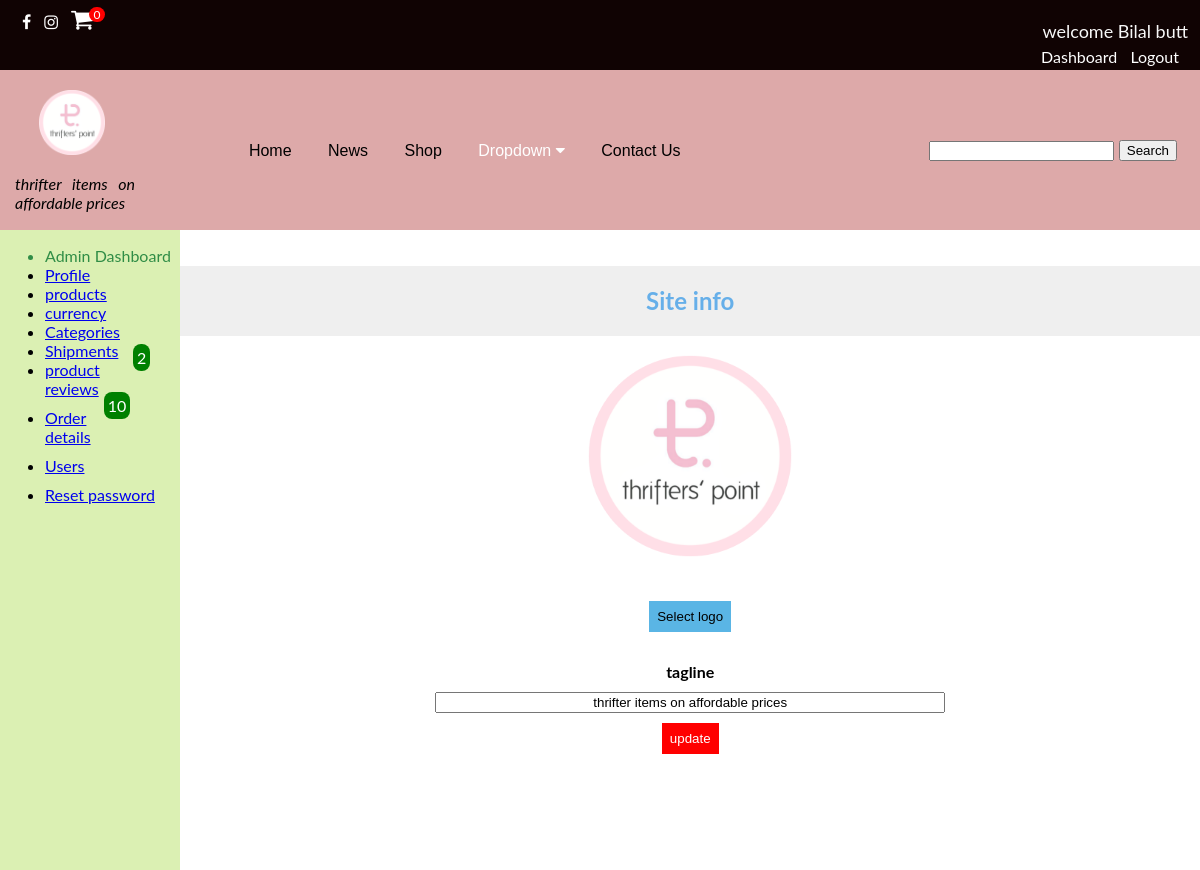
/admin/forms/siteinfo.php (signed in), run on the app's committed database.
### tables this page shows
CREATE TABLE `site_info` (
  `id` int(11) NOT NULL,
  `sitelogo` varchar(255) NOT NULL DEFAULT 'sitelogo.png',
  `tagline` varchar(255) NOT NULL DEFAULT 'saifi logos'
);

### admin/forms/siteinfo.php (the view, shortened to what this page needs)
<?php
require_once(dirname(dirname(dirname(__FILE__))) . '/Database/database.php');
?>
<!DOCTYPE html>
<html lang="en">
<head>
    <link rel="stylesheet" href="https://cdnjs.cloudflare.com/ajax/libs/font-awesome/4.7.0/css/font-awesome.min.css">
    <link rel="stylesheet" href="../../css/style.css">
    <link rel="stylesheet" href="../admin.css">
    <link rel="stylesheet" href="https://unpkg.com/purecss@2.0.6/build/pure-min.css">
    <link rel="stylesheet" href="//cdn.datatables.net/1.13.1/css/jquery.dataTables.min.css">
</head>
<body>
    <div class="topbar">
        <?php require_once(dirname(dirname(dirname(__FILE__))) . '/inc/topbar.php'); ?>
    </div>
    <div class="header">
        <header>
            <?php require_once(dirname(dirname(dirname(__FILE__))) . '/inc/header.php'); ?>
        </header>
    </div>
    <div class="rows">
        <div class="adminsidenav">
            <?php require '../admindashboard.php'; ?>
        </div>
        <div style=margin-bottom:30px;margin:auto;padding:auto;width:100% class="">
            <h2>Site info</h2>
            <div style=margin:auto;padding:auto;text-align:center>
            <?php
$q = "SELECT * from site_info";
$result = mysqli_query($conn, $q) or die(mysqli_error($conn));
$results=mysqli_fetch_array($result);
?>
<form  method="post" action="siteinfo.php" enctype="multipart/form-data">
     <div class="image">
    <img id="blah" class="productimage"  src="../../images/<?php echo $results['sitelogo']?>"/></br>
                </div>
                <input type="button" id="loadFileXml" class="addbutton" value="Select logo"
                    onclick="document.getElementById('imgInp').click();" />
                <div id="preview">
            <div style=margin-top:30px class="form-control">
            <label for="tagline"><b>tagline</b></label></br>
            </div>
            <div style=margin-top:10px class="form-control">
            <input style=width:50%;text-align:center type="text" name="tagline" value="<?php echo $results['tagline']?>">
            </div>
            <div style=margin-top:10px class="form-control">
            <input style=color:white;background:red;padding:8px;border:none;cursor:pointer;margin-bottom:100px type="submit" name="updatesiteinfo" value="update">
            </div>
            </form>
            </div>
        </div>
    </div>
</body>
</html>

### inc/header.php (shortened to what this page needs)
<?php
require_once(dirname(dirname(__FILE__)) . '/Database/database.php');
?>
<div class="headercontaianer">
<div class="collapsemenu" >
<div class="sitelogo">
<?php $actual_link = 'http://'.$_SERVER['HTTP_HOST'].$_SERVER['PHP_SELF'];?>
<?php
$q = "SELECT * from site_info";
$result = mysqli_query($conn, $q) or die(mysqli_error($conn));
$results=mysqli_fetch_array($result);
if($actual_link != "http://localhost/webapp/admin/forms/addproduct.php"
  && $actual_link != "http://localhost/webapp/admin/forms/allproducts.php"
  && $actual_link != "http://localhost/webapp/admin/forms/editproduct.php"
  && $actual_link != "http://localhost/webapp/admin/forms/productimggallery.php"
  && $actual_link != "http://localhost/webapp/admin/forms/addgalleryimages.php"
  && $actual_link != "http://localhost/webapp/admin/forms/addnewcat.php"
  && $actual_link != "http://localhost/webapp/admin/forms/editcategory.php"
  && $actual_link != "http://localhost/webapp/admin/forms/reviews.php"
  && $actual_link != "http://localhost/webapp/admin/forms/customerorddet.php"
  && $actual_link != "http://localhost/webapp/admin/forms/customerbilldet.php"
  && $actual_link != "http://localhost/webapp/admin/forms/users.php"
  && $actual_link != "http://localhost/webapp/admin/forms/edituser.php"
  && $actual_link != "http://localhost/webapp/admin/forms/currency.php"
  && $actual_link != "http://localhost/webapp/admin/forms/siteinfo.php"
  && $actual_link != "http://localhost/webapp/admin/forms/allproductedit.php"
  && $actual_link != "http://localhost/webapp/admin/forms/shipment.php"
  && $actual_link != "http://localhost/webapp/admin/forms/adminprofile.php"
  && $actual_link != "http://localhost/webapp/admin/forms/retypepassword.php"){
echo '<a href="http://localhost/webapp/pages/home.php" ><img  class="logoimage" src="../images/'.$results['sitelogo'].'"></a>';
  echo '<p style=display:block;margin-left:15px;font-style:italic;width:120px;> '.$results['tagline'].' </p>';
}else{
  echo '<a href="http://localhost/webapp/pages/home.php" ><img  class="logoimage" src="../../images/'.$results['sitelogo'].'"></a>';
  echo '<p style=margin-left:15px;font-style:italic;width:120px> '.$results['tagline'].' </p>';
}
?>
</div>
<div class="navbar">
<a href="http://localhost/webapp/pages/home.php">Home</a>
<a href="http://localhost/webapp/pages/news.php">News</a>
<a href="http://localhost/webapp/pages/shop.php">Shop</a>
  <div class="dropdown">
    <button class="dropbtn">Dropdown
      <i class="fa fa-caret-down"></i>
    </button>
   </div>
   <a href="http://localhost/webapp/pages/contactus.php">Contact Us</a>
<div class="searchbar">
<form action="<?php echo 'http://localhost/webapp/pages/search.php' ?>" method="GET">
    <input style= height:20px type="text" name="search" required >
    <button  type="Submit" name="searchsubmit">Search</button>
</form>
</div>
</div>

### css/style.css (style rules this page uses)
body { width:100%; text-align: justify; display: block; padding: 0; margin: 0; }
h1,h2,h3,h4 { text-align: center; padding-top: 10px; }
.header { height: 160px; background-color: rgba(221, 167, 167, 0.977); }
img.logoimage { width: 80px; margin-left: 25px; padding-top: 20px; padding-left: 14px; }
.searchbar { display: inline; margin-top: 32px; margin-right: 23px; float: right; }
body { font-family: "Lato", sans-serif; transition: background-color .5s; }
* { box-sizing: border-box; }
div.rows { display: inline-flex; width: 100%; }
.navbar { overflow: hidden; display: block; text-align: center; margin-top: -120px; font-family: Arial, Helvetica, sans-serif; }
.navbar a { font-size: 16px; display: inline-flex; color: rgb(0, 0, 0); text-align: center; padding: 14px 16px; margin-top: 15px; text-decoration: none; }
.dropdown { text-align: center; display: inline-flex; margin-top: 20px; }
.dropdown .dropbtn { font-size: 16px; border: none; outline: none; color: white; padding: 14px 16px; background-color: inherit; font: inherit; margin: 0; cursor: pointer; }
.topbar { background-color: #100303; margin-top: -12px; }
h2 { text-align: center; color: #66afe9; background-color: #efefef; padding: 2%; }

### admin/admin.css (style rules this page uses)
.adminsidenav { display: block; background: rgb(219, 240, 179); height:40rem; }
div.rows { display: inline-flex; width: 100%; }
img#blah { display: block; margin-left: auto; margin-right: auto; width: 20%; }
.addbutton { padding: 8px; cursor: pointer; background: #5ab5e5; border:none; outline: none; margin-top: 25px; }

### data on the page
site_info: sitelogo (picture), tagline "thrifter items on affordable prices"

### other printed values
$countcart "0"
$_SESSION['username'] "Bilal butt"
$countreview "2"
$countorders "10"
